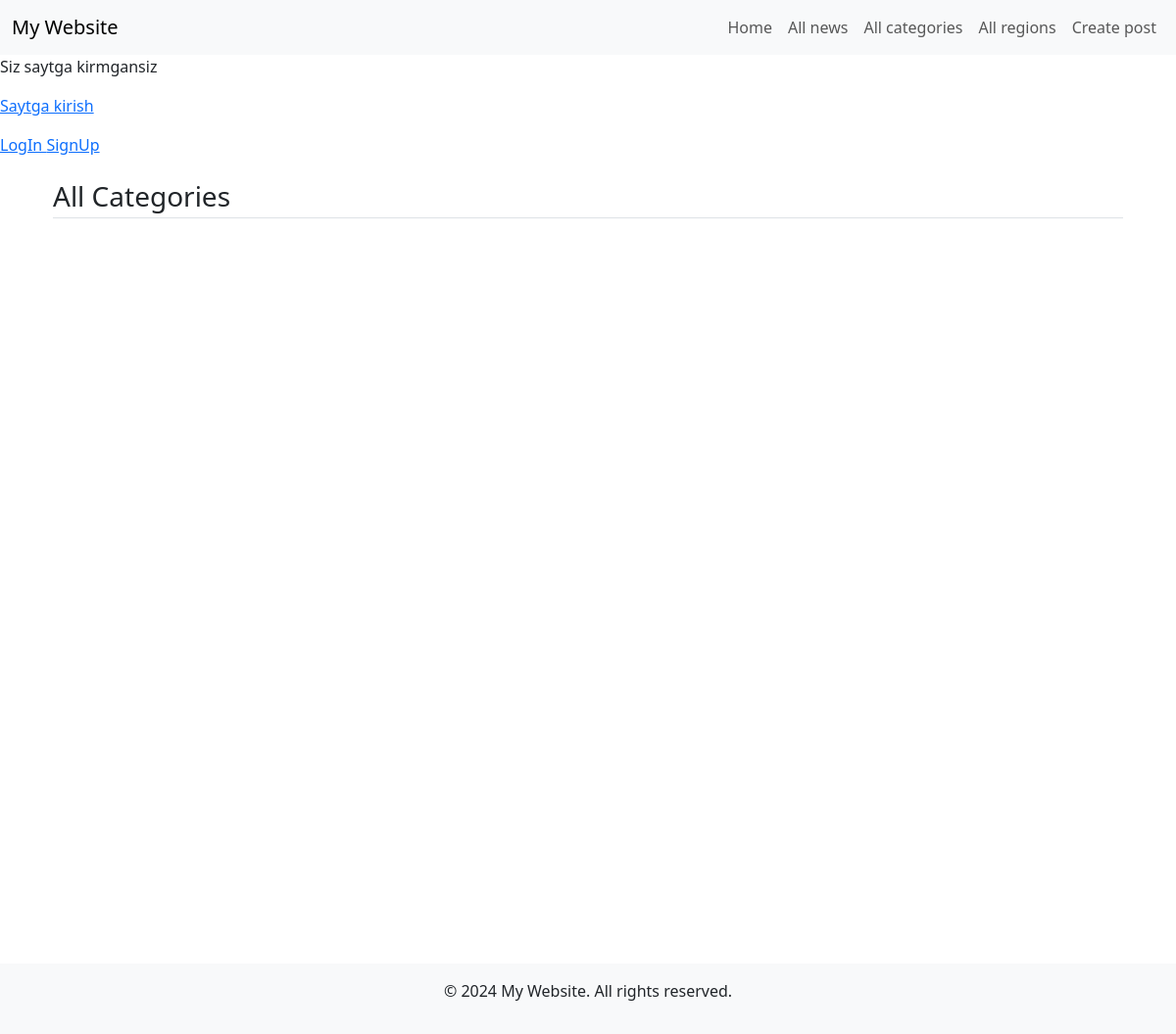
Before: /all-categories with the older database file.
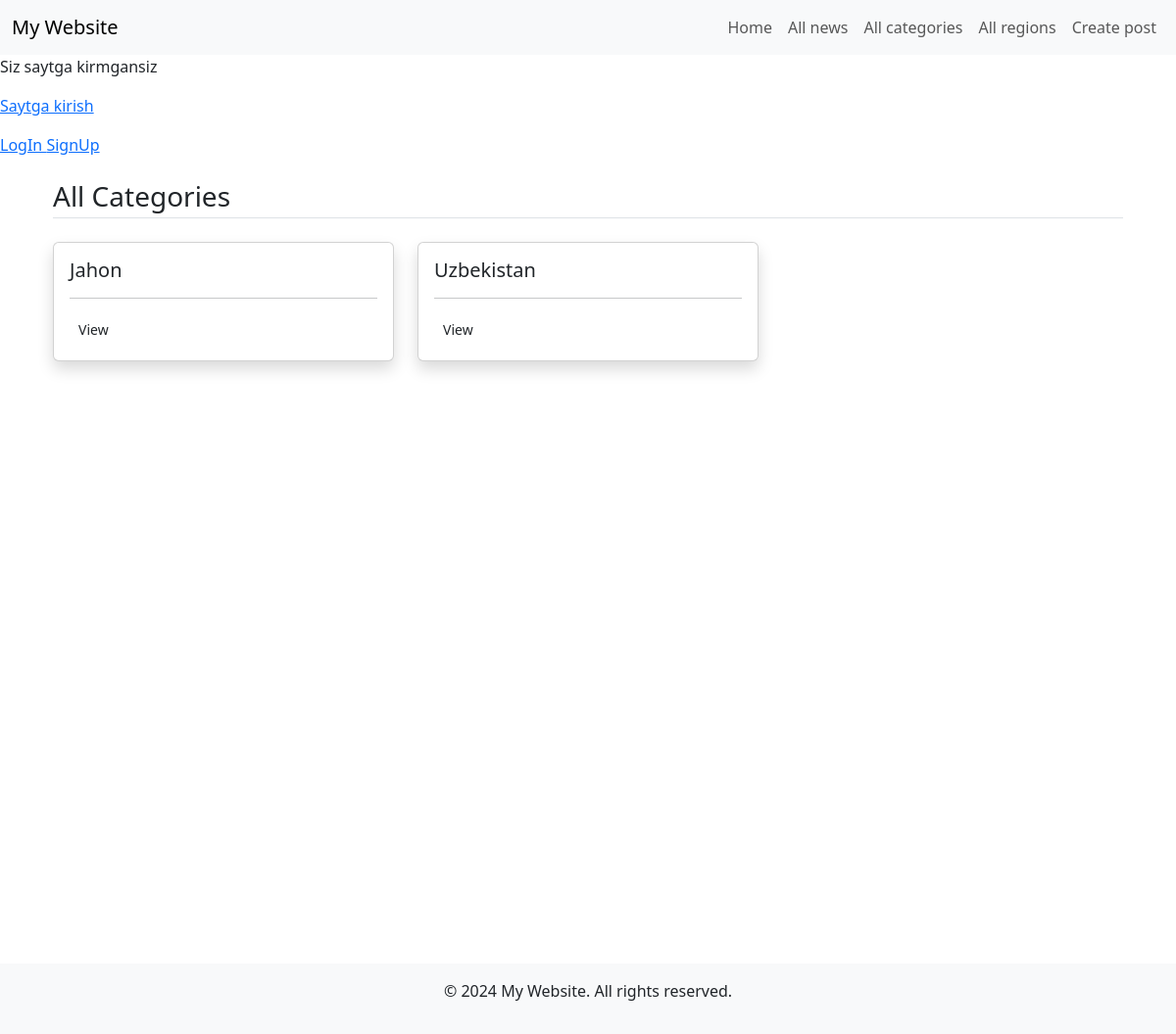
After: the same page with the newer database file.
### homepage/models.py (models this page shows, shortened)
class Category(models.Model):
    objects = None
    name=models.CharField(max_length=100)
    image = models.ImageField(upload_to='posts/', null=True)

### homepage/views.py (the view)
# urls.py: path('all-categories', all_category, name='all-category'),
def all_category(request):
    cats=Category.objects.all()
    return render(request, 'category.html', {
        'cats':cats
    })

### templates/category.html (shortened to what this page needs)
{% extends 'base.html' %}
{% block content %}
<main class="container mt-3 mb-5">
  <h3 class="border-bottom pb-1 my-4">All Categories</h3>
  <div class="row">
    {% for cat in cats %}
    <div class="col-md-4">
      <div class="card mb-3 shadow">
        <div class="card-body">
          <h5 class="card-title">{{cat.name}}</h5>
          <hr/>
          <p class="card-text"><a href="category/{{cat.id}}" class="btn btn-sm btn-p">View</a></p>
        </div>
      </div>
    </div>
    {% endfor %}
  </div>
</main>
{% endblock %}

### templates/base.html (shortened to what this page needs)
        <!DOCTYPE html>
        <html lang="en">
        <head>
            {%load static%}
            <link href="https://cdn.jsdelivr.net/npm/bootstrap@5.3.0/dist/css/bootstrap.min.css" rel="stylesheet">
        </head>
        <body>
            <nav class="navbar navbar-expand-lg navbar-light bg-light">
                <div class="container-fluid">
                    <a class="navbar-brand" href="/">My Website</a>
                    <div class="collapse navbar-collapse" id="navbarNav">
                        <ul class="navbar-nav ms-auto">
                             <li class="nav-item">
                                <a class="nav-link" href="{% url 'home' %}">Home</a>
                            </li>
                             <li class="nav-item">
                                <a class="nav-link" href="{% url 'all_news' %}">All news</a>
                            </li>
                            <li class="nav-item">
                                <a class="nav-link" href="{% url 'all-category' %}">All categories</a>
                            </li>
                            <li class="nav-item">
                                <a class="nav-link" href="{% url 'all-region' %}">All regions</a>
                            </li>
                               <li class="nav-item">
                                <a class="nav-link" href="{% url 'create_post' %}">Create post</a>
                            </li>
                        </ul>
                    </div>
                </div>
            </nav>
            {% if user.is_authenticated %}
            <p> Xush kelibsiz {{user.username}}</p>
            <p><a href="{% url 'logout' %}"> Saytdan chiqish </a></p>
            {% else %}
            <p> Siz saytga kirmgansiz</p>
            <p> <a href="{% url 'login'%}"> Saytga kirish </a> </p>
            <p> <a href="{% url 'login'%}"> LogIn </a>
             <a href="{% url 'signup'%}"> SignUp </a> </p>
            {% endif %}
            <div class="container mt-4" style="min-height: 100vh">
                {% block content %}
                {% endblock content %}
            </div>
            <footer class="bg-light text-center text-lg-start mt-auto py-3">
                <div class="container text-center">
                    <p>&copy; 2024 My Website. All rights reserved.</p>
                </div>
            </footer>
        </body>
        </html>

Changed rows visible on the page:
added Category: name "Jahon"
added Category: name "Uzbekistan"
